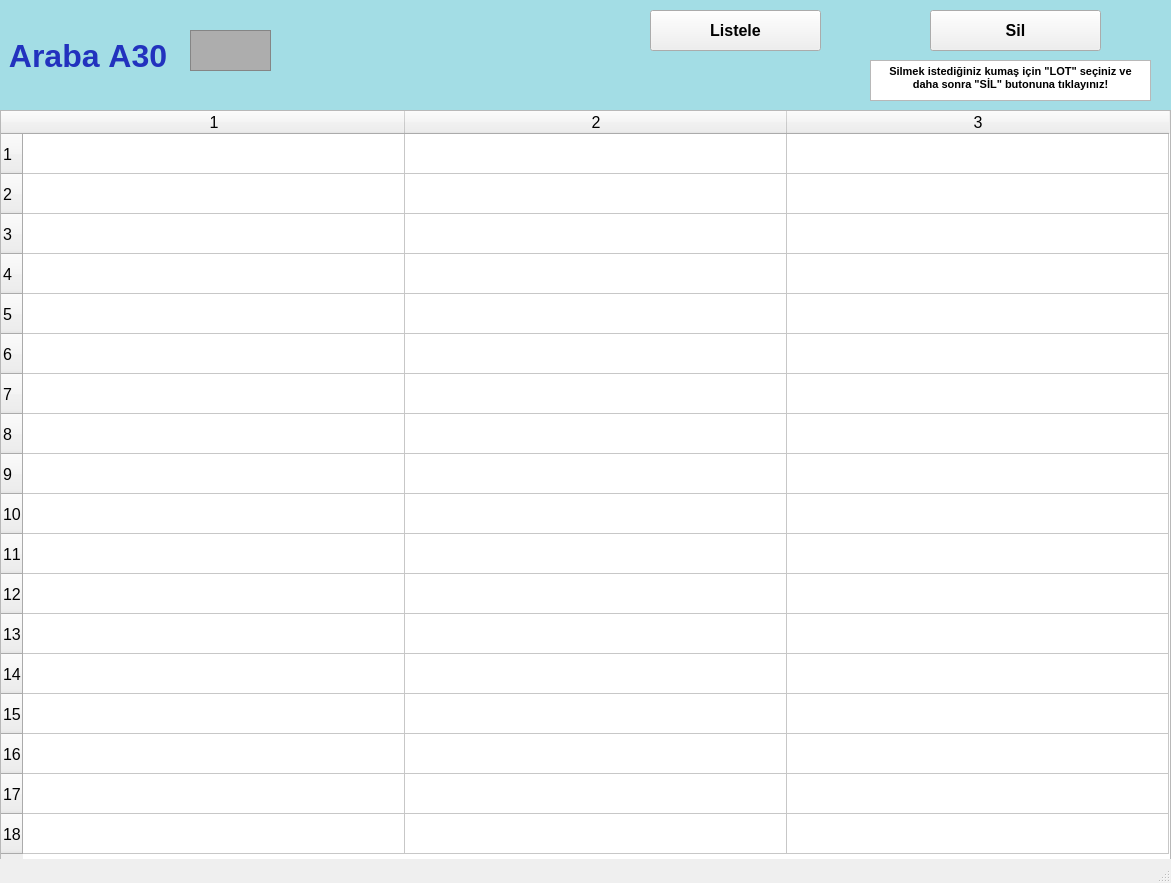
<?xml version="1.0" encoding="UTF-8"?>
<ui version="4.0">
 <class>arabalarA30_ekran</class>
 <widget class="QMainWindow" name="arabalarA30_ekran">
  <property name="geometry">
   <rect>
    <x>0</x>
    <y>0</y>
    <width>1171</width>
    <height>883</height>
   </rect>
  </property>
  <property name="font">
   <font>
    <pointsize>12</pointsize>
    <weight>50</weight>
    <bold>false</bold>
    <kerning>false</kerning>
   </font>
  </property>
  <property name="windowTitle">
   <string/>
  </property>
  <widget class="QWidget" name="centralwidget">
   <widget class="QLabel" name="arabaA1yazi_lbl">
    <property name="geometry">
     <rect>
      <x>0</x>
      <y>0</y>
      <width>1171</width>
      <height>111</height>
     </rect>
    </property>
    <property name="font">
     <font>
      <pointsize>24</pointsize>
      <weight>75</weight>
      <bold>true</bold>
     </font>
    </property>
    <property name="styleSheet">
     <string notr="true">background-color: rgb(163, 221, 229);
color: rgb(34, 50, 190);</string>
    </property>
    <property name="text">
     <string> Araba A30</string>
    </property>
   </widget>
   <widget class="QFrame" name="arabaA1_img">
    <property name="geometry">
     <rect>
      <x>190</x>
      <y>30</y>
      <width>81</width>
      <height>41</height>
     </rect>
    </property>
    <property name="styleSheet">
     <string notr="true">background-color: rgb(173, 173, 173);</string>
    </property>
    <property name="frameShape">
     <enum>QFrame::StyledPanel</enum>
    </property>
    <property name="frameShadow">
     <enum>QFrame::Raised</enum>
    </property>
   </widget>
   <widget class="QPushButton" name="listele30_btn">
    <property name="geometry">
     <rect>
      <x>650</x>
      <y>10</y>
      <width>171</width>
      <height>41</height>
     </rect>
    </property>
    <property name="font">
     <font>
      <pointsize>12</pointsize>
      <weight>75</weight>
      <bold>true</bold>
     </font>
    </property>
    <property name="text">
     <string>Listele</string>
    </property>
   </widget>
   <widget class="QTableWidget" name="A30_tw">
    <property name="geometry">
     <rect>
      <x>0</x>
      <y>110</y>
      <width>1171</width>
      <height>751</height>
     </rect>
    </property>
    <property name="baseSize">
     <size>
      <width>0</width>
      <height>0</height>
     </size>
    </property>
    <property name="rowCount">
     <number>18</number>
    </property>
    <property name="columnCount">
     <number>3</number>
    </property>
    <attribute name="horizontalHeaderVisible">
     <bool>true</bool>
    </attribute>
    <attribute name="horizontalHeaderCascadingSectionResizes">
     <bool>false</bool>
    </attribute>
    <attribute name="horizontalHeaderDefaultSectionSize">
     <number>382</number>
    </attribute>
    <attribute name="horizontalHeaderMinimumSectionSize">
     <number>38</number>
    </attribute>
    <attribute name="verticalHeaderDefaultSectionSize">
     <number>40</number>
    </attribute>
    <attribute name="verticalHeaderMinimumSectionSize">
     <number>23</number>
    </attribute>
    <row/>
    <row/>
    <row/>
    <row/>
    <row/>
    <row/>
    <row/>
    <row/>
    <row/>
    <row/>
    <row/>
    <row/>
    <row/>
    <row/>
    <row/>
    <row/>
    <row/>
    <row/>
    <column/>
    <column/>
    <column/>
   </widget>
   <widget class="QPushButton" name="sil30_btn">
    <property name="geometry">
     <rect>
      <x>930</x>
      <y>10</y>
      <width>171</width>
      <height>41</height>
     </rect>
    </property>
    <property name="font">
     <font>
      <pointsize>12</pointsize>
      <weight>75</weight>
      <bold>true</bold>
     </font>
    </property>
    <property name="text">
     <string>Sil</string>
    </property>
   </widget>
   <widget class="QTextBrowser" name="textBrowser">
    <property name="geometry">
     <rect>
      <x>870</x>
      <y>60</y>
      <width>281</width>
      <height>41</height>
     </rect>
    </property>
    <property name="html">
     <string>&lt;!DOCTYPE HTML PUBLIC &quot;-//W3C//DTD HTML 4.0//EN&quot; &quot;http://www.w3.org/TR/REC-html40/strict.dtd&quot;&gt;
&lt;html&gt;&lt;head&gt;&lt;meta name=&quot;qrichtext&quot; content=&quot;1&quot; /&gt;&lt;style type=&quot;text/css&quot;&gt;
p, li { white-space: pre-wrap; }
&lt;/style&gt;&lt;/head&gt;&lt;body style=&quot; font-family:'MS Shell Dlg 2'; font-size:12pt; font-weight:400; font-style:normal;&quot;&gt;
&lt;p align=&quot;center&quot; style=&quot; margin-top:0px; margin-bottom:0px; margin-left:0px; margin-right:0px; -qt-block-indent:0; text-indent:0px;&quot;&gt;&lt;span style=&quot; font-size:8pt; font-weight:600;&quot;&gt;Silmek istediğiniz kumaş için &amp;quot;LOT&amp;quot; seçiniz ve daha sonra &amp;quot;SİL&amp;quot; butonuna tıklayınız!&lt;/span&gt;&lt;/p&gt;&lt;/body&gt;&lt;/html&gt;</string>
    </property>
   </widget>
  </widget>
  <widget class="QStatusBar" name="statusbar"/>
 </widget>
 <resources/>
 <connections/>
</ui>
